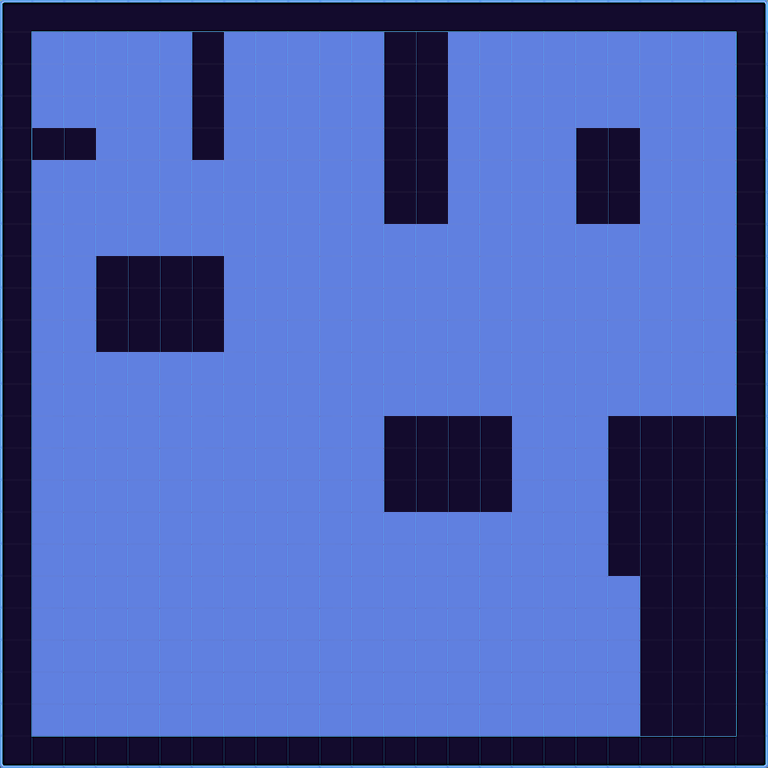

Below is a game level as drawn by its tile map, then a one-line description and the .tmx that defines it (tile-layer data replaced by summaries):
An orthogonal 24x24 tile map with 32x32 px tiles, 1 tile layer (ForegroundPlatformLayer), 1 image layer.

<map version="1.0" orientation="orthogonal" renderorder="right-down" width="24" height="24" tilewidth="32" tileheight="32" nextobjectid="1">
 <tileset firstgid="1" name="lvTiles2" tilewidth="32" tileheight="32">
  <image source="lvTiles2.png" width="320" height="32" />
 </tileset>
 <imagelayer name="BackgroundImageLayer">
  <image source="bgim.png" />
  <properties>
   <property name="collidable" value="false" />
   <property name="imageheight" value="960" />
   <property name="imagewidth" value="960" />
  </properties>
 </imagelayer>
 <layer name="ForegroundPlatformLayer" width="24" height="24">
  <properties>
   <property name="collidable" value="true" />
  </properties>
  <data>[576 cells, 576 non-empty, 10 distinct tile ids]</data>
 </layer>
</map>
